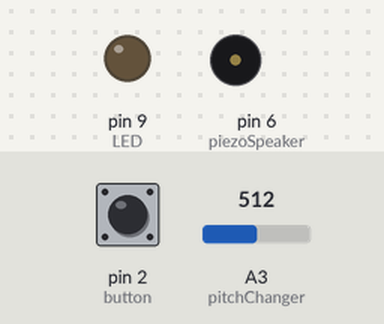
Simulated run of this sketch. Board: Arduino Nano, built with avr-gcc and run on an emulated ATmega328P. Parts: output pins drawn as LEDs (lit = HIGH), buzzer (waves = sounding). The inputs (shaded band) are chosen by the test bench; at power-on: pin 2 (button) LOW, A3 (pitchChanger) = 512. What the sketch prints to the serial monitor is not drawn.

Above: at 1.2 s.
1.3 s: pin 2 (button) pulled HIGH for 0.15 s
At 1.37 s:
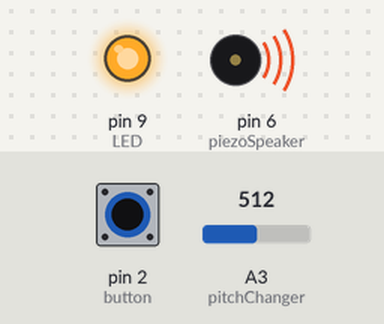
2.9 s: pin 2 (button) pulled HIGH for 3.2 s
At 6.7 s:
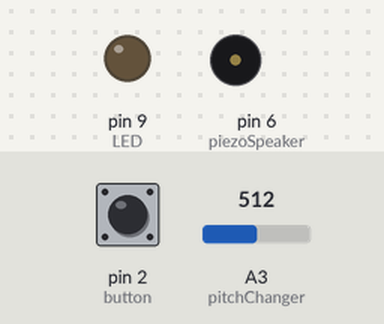
Timing chart, 0 to 8.2 s (numbered marks = the images above; inputs shaded):
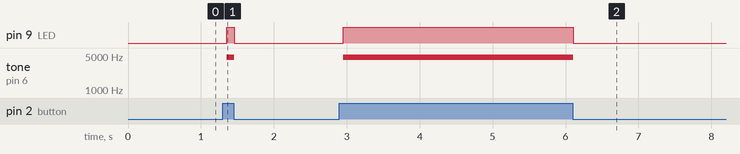

The sketch:

MorseKeyer.ino
```cpp
#include "pitches.h"

int LED = 9;
int piezoSpeaker = 6;
int button = 2;
int pitchChanger = 3;

//Variables for button debouncing
volatile int pressed = 0;
volatile int pressed_conf = 0;
volatile int release_conf = 0;

int note_duration = 32767;


void setup()
{
	Serial.begin(9600);
	pinMode(LED, OUTPUT);
	pinMode(button, INPUT);
	pinMode(pitchChanger, INPUT);
}

void loop()
{
	int pitch = analogRead(pitchChanger);
	Serial.println(pitch);
	if (digitalRead(button) == HIGH)
	{
		pressed_conf++;
		release_conf = 0;
		if (pressed_conf > 10) {
			if (pressed == 0) {
				digitalWrite(LED, HIGH);
				tone(piezoSpeaker, NOTE_D8, note_duration);
				Serial.print("Button Pressed:");
				pressed = 1;
			}
			pressed_conf = 0;
		}
	}
	else {
		release_conf++;
		pressed_conf = 0;
		if (release_conf > 1)
		{
			if (pressed == 1) {
				digitalWrite(LED, LOW);
				noTone(piezoSpeaker);
				Serial.print("Button Released");
				pressed = 0;
			}
			release_conf = 0;
		}
	}
	delayMicroseconds(1500);
}
```

pitches.h
```cpp
#pragma once

#define NOTE_B0  31
#define NOTE_C1  33
#define NOTE_CS1 35
#define NOTE_D1  37
#define NOTE_DS1 39
#define NOTE_E1  41
#define NOTE_F1  44
#define NOTE_FS1 46
#define NOTE_G1  49
#define NOTE_GS1 52
#define NOTE_A1  55
#define NOTE_AS1 58
#define NOTE_B1  62
#define NOTE_C2  65
#define NOTE_CS2 69
#define NOTE_D2  73
#define NOTE_DS2 78
#define NOTE_E2  82
#define NOTE_F2  87
#define NOTE_FS2 93
#define NOTE_G2  98
#define NOTE_GS2 104
#define NOTE_A2  110
#define NOTE_AS2 117
#define NOTE_B2  123
#define NOTE_C3  131
#define NOTE_CS3 139
#define NOTE_D3  147
#define NOTE_DS3 156
#define NOTE_E3  165
#define NOTE_F3  175
#define NOTE_FS3 185
#define NOTE_G3  196
#define NOTE_GS3 208
#define NOTE_A3  220
#define NOTE_AS3 233
#define NOTE_B3  247
#define NOTE_C4  262
#define NOTE_CS4 277
#define NOTE_D4  294
#define NOTE_DS4 311
#define NOTE_E4  330
#define NOTE_F4  349
#define NOTE_FS4 370
#define NOTE_G4  392
#define NOTE_GS4 415
#define NOTE_A4  440
#define NOTE_AS4 466
#define NOTE_B4  494
#define NOTE_C5  523
#define NOTE_CS5 554
#define NOTE_D5  587
#define NOTE_DS5 622
#define NOTE_E5  659
#define NOTE_F5  698
#define NOTE_FS5 740
#define NOTE_G5  784
#define NOTE_GS5 831
#define NOTE_A5  880
#define NOTE_AS5 932
#define NOTE_B5  988
#define NOTE_C6  1047
#define NOTE_CS6 1109
#define NOTE_D6  1175
#define NOTE_DS6 1245
#define NOTE_E6  1319
#define NOTE_F6  1397
#define NOTE_FS6 1480
#define NOTE_G6  1568
#define NOTE_GS6 1661
#define NOTE_A6  1760
#define NOTE_AS6 1865
#define NOTE_B6  1976
#define NOTE_C7  2093
#define NOTE_CS7 2217
#define NOTE_D7  2349
#define NOTE_DS7 2489
#define NOTE_E7  2637
#define NOTE_F7  2794
#define NOTE_FS7 2960
#define NOTE_G7  3136
#define NOTE_GS7 3322
#define NOTE_A7  3520
#define NOTE_AS7 3729
#define NOTE_B7  3951
#define NOTE_C8  4186
#define NOTE_CS8 4435
#define NOTE_D8  4699
#define NOTE_DS8 4978
```

Measured:
- after the input at 1.3 s, pin 9 (LED): LOW → HIGH after 0.05 s, → LOW 0.10 s later; tone on pin 6 (piezoSpeaker): silent → 4699 Hz after 0.05 s, → silent 0.10 s later
- after the input at 2.9 s, pin 9 (LED): LOW → HIGH after 0.05 s, → LOW 3.2 s later; tone on pin 6 (piezoSpeaker): silent → 4699 Hz after 0.05 s, → silent 3.2 s later
